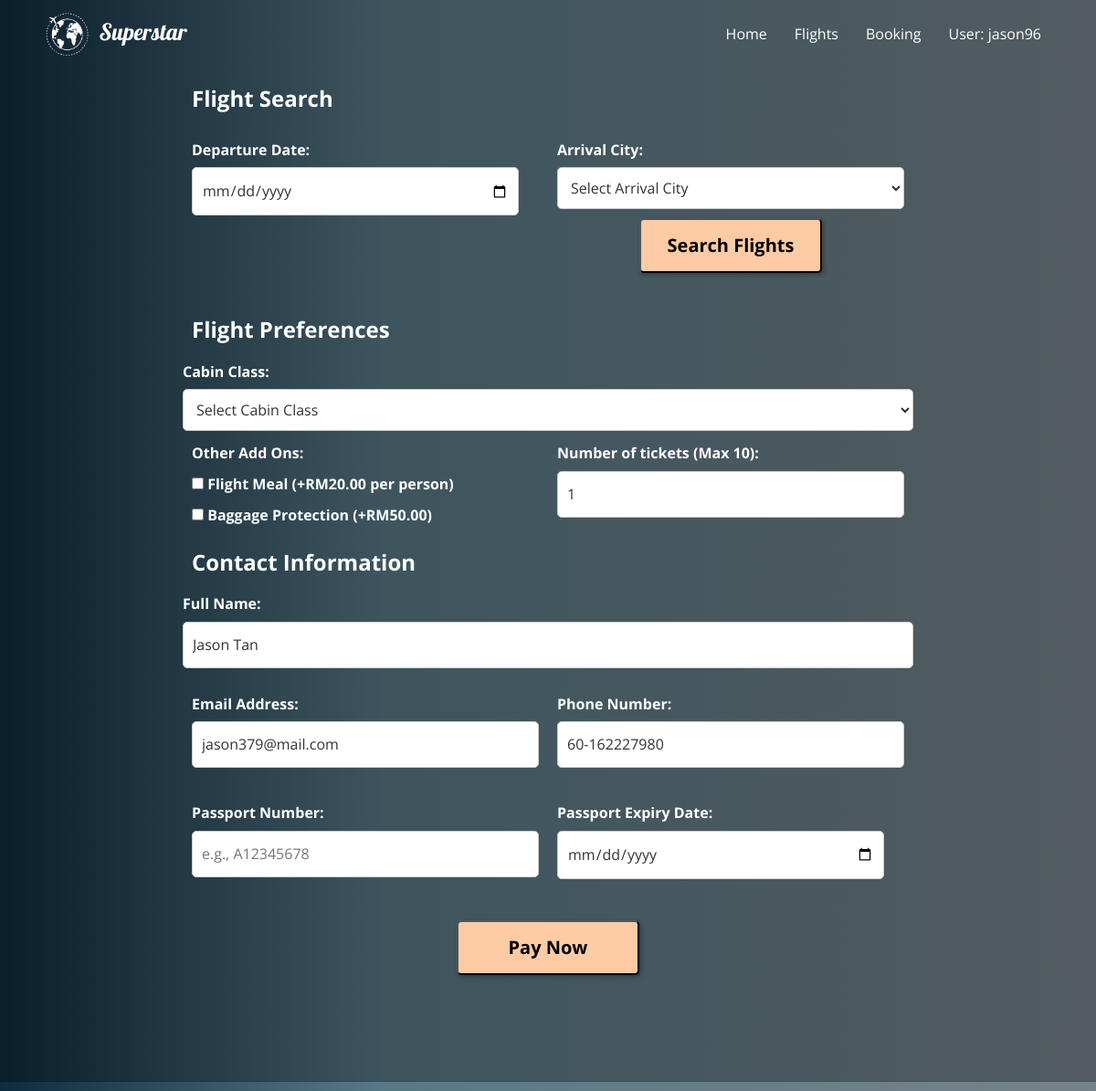
Screenshot of /Superstar/enquire.php (signed in) with the database file from the repository.
### tables this page shows
CREATE TABLE `members` (
  `id` int(11) NOT NULL,
  `username` varchar(255) NOT NULL,
  `password` varchar(255) NOT NULL,
  `full_name` varchar(255) NOT NULL,
  `dob` date NOT NULL,
  `email` varchar(255) NOT NULL,
  `phone` varchar(20) NOT NULL,
  `passport_number` varchar(20) DEFAULT NULL,
  `passport_expiry` varchar(10) NOT NULL
);

### Superstar/enquire.php (the view, shortened to what this page needs)
<!DOCTYPE html>
<html lang="en">
<head>
  <link rel="stylesheet" href="https://stackpath.bootstrapcdn.com/font-awesome/4.7.0/css/font-awesome.min.css">
  <link href="styles/enhancements.css" rel="stylesheet">
</head>
<body>
  <?php
  require_once('settings.php');
  $conn = @mysqli_connect($host, $user, $pwd, $sql_db);
  if (isset($_SESSION['member_id'])) {
    $userId = $_SESSION['member_id'];
  } else {
    header("Location: index.php");
    exit();
  }
  $queryUser = mysqli_query($conn, "SELECT username FROM members WHERE id = $userId");
  $userData = mysqli_fetch_assoc($queryUser);
  $username = $userData['username'];
  include 'includes/memberHeader.inc';
  ?>
  <br><br><br>
  <form method="POST" action="<?php echo $_SERVER['PHP_SELF']; ?>">
    <fieldset>
      <legend>Flight Search</legend>
      <div class="half" id="calendar">
        <label for="searchDepartureDate">Departure Date:</label><br>
        <input type="date" id="searchDepartureDate" name="searchDepartureDate" required min="<?php echo date('Y-m-d'); ?>" value="<?php echo isset($searchDepartureDate) ? $searchDepartureDate : ''; ?>">
      </div>
      <div class="half">
        <label for="searchArrivalCity">Arrival City:</label>
        <select id="searchArrivalCity" name="searchArrivalCity" required>
          <option value="" selected disabled>Select Arrival City</option>
        </select>
      </div>
      <br><br>
      <input class="view-more" type="submit" value="Search Flights">
    </fieldset>
  </form>
  <form id="enquireForm" action="payment.php" method="post" novalidate="novalidate">
    <fieldset>
      <legend>Flight Preferences</legend>
      <div class="full">
        <label for="cabin">Cabin Class:</label>
        <select id="cabin" name="cabin" required>
          <option value="" selected disabled>Select Cabin Class</option>
        </select>
      </div>
      <div id="features" class="half">
        <label>Other Add Ons:</label><br>
        <input type="checkbox" id="flight-meal" name="features[]" value="Flight Meal">
        <label for="flight-meal">Flight Meal (+RM20.00 per person)</label><br>
        <input type="checkbox" id="baggage-protection" name="features[]" value="Baggage Protection">
        <label for="baggage-protection">Baggage Protection (+RM50.00)</label><br>
      </div>
      <div class="half">
        <label for="numTickets">Number of tickets (Max 10):</label><br>
        <input type="number" id="numTickets" name="numTickets" min="1" max="10" value="1" required>
      </div>
    </fieldset>
    <?php
    $memberId = $userId;
    $memberQuery = "SELECT full_name, email, phone FROM members WHERE id = $memberId";
    $memberResult = mysqli_query($conn, $memberQuery);
    if ($memberResult && mysqli_num_rows($memberResult) > 0) {
      $memberData = mysqli_fetch_assoc($memberResult);
    ?>
      <fieldset>
        <legend>Contact Information</legend>
        <div class="full">
          <label for="fullname">Full Name:</label>
          <input type="text" id="fullname" name="fullname" maxlength="25" pattern="[a-zA-Z]+" required value="<?php echo $memberData['full_name']; ?>">
        </div>
        <div class="half">
          <label for="email">Email Address:</label>
          <input type="email" id="email" name="email" placeholder="e.g. abc@mail.com" required value="<?php echo $memberData['email']; ?>">
        </div>
        <div class="half">
          <label for="phone">Phone Number:</label><br>
          <input type="tel" id="phone" name="phone" maxlength="10" placeholder="e.g. 1234567890" pattern="\d+" required value="<?php echo $memberData['phone']; ?>">
        </div>
        <div class="half">
          <label for="passportNumber">Passport Number:</label>
          <input type="text" id="passportNumber" name="passportNumber" pattern="A\d{8}" title="Enter a valid Malaysian passport number" placeholder="e.g., A12345678" required>
        </div>
        <div class="half">
          <label for="passportExpiryDate">Passport Expiry Date:</label><br>
          <input type="date" id="passportExpiryDate" name="passportExpiryDate" min="<?php echo date('Y-m-d'); ?>" required>
        </div>
      </fieldset>
    <?php
    }
    ?>
    <input class="view-more" type="submit" value="Pay Now">
  </form>
  <br><br><br>
  <hr>
</body>
</html>

### Superstar/includes/memberHeader.inc (shortened to what this page needs)
<!DOCTYPE html>
<html lang="en">
<head>
    <link href="https://cdn.jsdelivr.net/npm/bootstrap@4.0.0/dist/css/bootstrap.min.css" rel="stylesheet">
    <link rel="stylesheet" href="css/style.css">
</head>
<body>
    <header>
        <nav class="navbar navbar-expand-md navbar-dark">
            <div class="container">
                <a href="#" class="navbar-brand">
                <img src="./images/logo.png" style="width: 8%; height: 8%;" alt="Logo">
                Superstar</a>
                <div id="main-nav" class="collapse navbar-collapse">
                    <ul class="navbar-nav ml-auto">
                <li><a href="memberPage.php" class="nav-item nav-link">Home</a></li>
                <li><a href="product.php" class="nav-item nav-link">Flights</a></li>
                <li class="dropdown">
                <a href="#" class="nav-item nav-link" data-toggle="dropdown">Booking</a>
                </li>
                        <li class="dropdown">
                            <a href="#" class="nav-item nav-link" data-toggle="dropdown"><?php echo 'User: '.htmlspecialchars($username);?> </a>
                        </li>
                    </ul>
                </div>
            </div>
        </nav>
    </header>
</body>
</html>

### Superstar/enquire.php (style rules this page uses)
form { margin: 0 auto; max-width: 800px; }
fieldset { margin: auto; border: none; padding: 20px; color: #fff; }
fieldset legend { padding: 0 10px; font-size: 24px; font-weight: bold; margin-bottom: 10px; }
.half { width: 50%; float: left; box-sizing: border-box; padding: 10px; }
.view-more { display: block; width: 200px; margin: 20px auto; padding: 10px 20px; text-align: center; text-decoration: none; color: #000000; background-color: #FFCBA4; border-radius: 5px; box-shadow: 2px 2px 5px rgba(0, 0, 0, 0.3); font-size: 20px; font-weight: bold; transition: background-color 0.3s ease-in-out; }
label { display: block; margin-bottom: 8px; font-weight: bold; }
input[type="text"], input[type="date"], input[type="number"], input[type="email"], input[type="tel"], select { width: 100%; padding: 10px; margin-bottom: 15px; border: 1px solid #ccc; border-radius: 5px; background-color: #fff; color: #333; }
input[type="date"] { width: calc(100% - 22px); }

### Superstar/includes/memberHeader.inc (style rules this page uses)
html { font-size: 62.5%; }
body { font-family: 'Open Sans', sans-serif; font-size: 1.6rem; font-weight: 400; background: linear-gradient(90deg, rgba(14,44,63,1) 0%, rgba(88,121,135,1) 35%, rgba(118,131,137,1) 100%); }
.navbar { position: absolute; left: 0; top: 0; padding: 0; width: 100%; transition: background 0.6s ease-in; z-index: 99999; }
.navbar .navbar-brand { font-family: 'Lobster', cursive; font-size: 2.5rem; }
.navbar-dark .navbar-nav .nav-link { position: relative; color: #fff; font-size: 1.6rem; }
@media screen and (min-width: 767px) { .navbar-dark .navbar-nav .nav-link { padding: 23px 15px; } }
@media screen and (min-width: 767px) { .navbar-dark .navbar-nav .nav-link::after { content: ''; position: absolute; bottom: 15px; left: 30%; right: 30%; height: 1px; background-color: #fff; -webkit-transform: scaleX(0); -ms-transform: scaleX(0); transform: scaleX(0); transition: transform 0.1s ease-in; } }
li { white-space: nowrap; }

### rows the page displays
members: username "jason96", fullname "Jason Tan", email "jason379@mail.com", phone "60-162227980"
